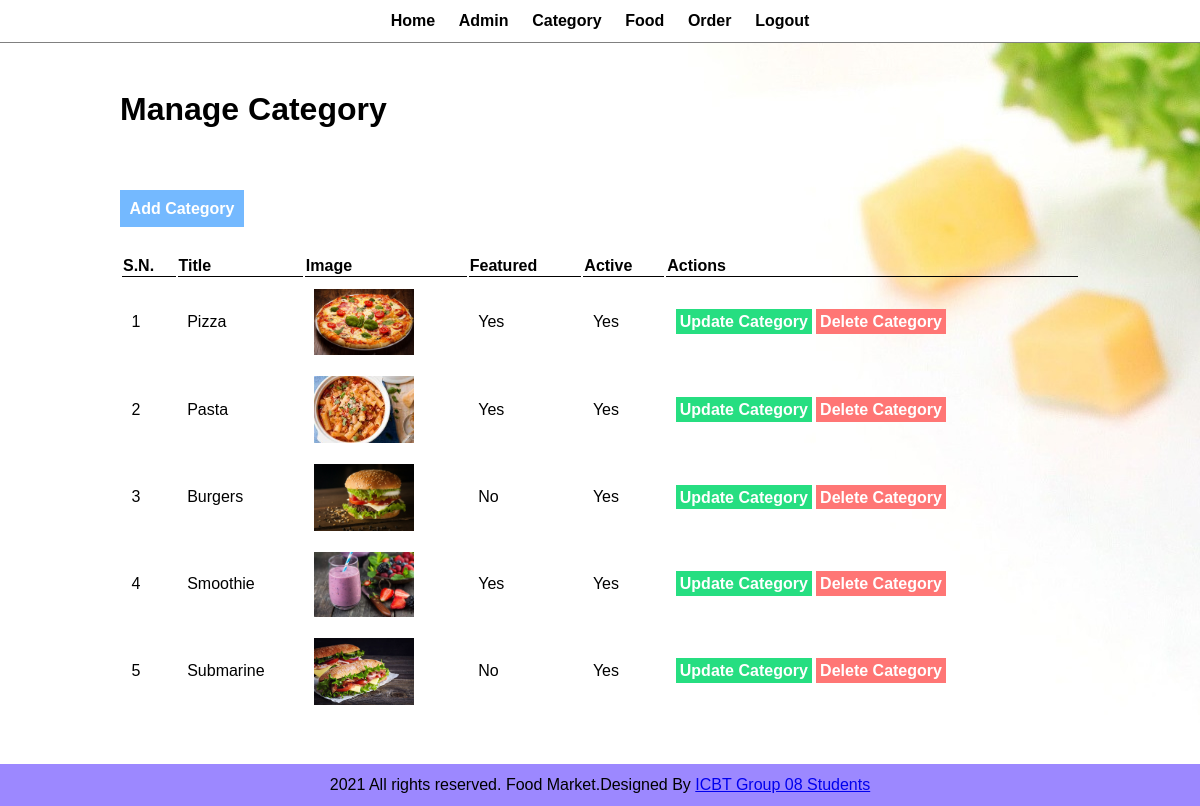
Page /foodmarket/admin/manage-category.php (signed in) on the committed database.
### tables this page shows
CREATE TABLE `category` (
  `id` int(10) UNSIGNED NOT NULL,
  `title` varchar(150) NOT NULL,
  `image_name` varchar(255) NOT NULL,
  `featured` varchar(10) NOT NULL,
  `active` varchar(10) NOT NULL
);

### foodmarket/admin/manage-category.php (the view, shortened to what this page needs)
<?php include('partials/menu.php');?>
<div class="main-content">
    <div class="wrapper">
    <h1>Manage Category</h1>
<a href="<?php echo HOMEURL; ?>admin/add-category.php" class="btn-primary">Add Category</a>
<table class ="tbl-full">
    <tr>
        <th>S.N.</th>
        <th>Title</th>
        <th>Image</th>
        <th>Featured</th>
        <th>Active</th>
        <th>Actions</th>
    </tr>
        <?php
        $sql="SELECT * FROM category";
        $res=mysqli_query($conn,$sql);
        $count=mysqli_num_rows($res);
        $sn=1;
        if($count>0)
        {
            while($row=mysqli_fetch_assoc($res))
            {
                $id=$row['id'];
                $title=$row['title'];
                $image_name=$row['image_name'];
                $featured=$row['featured'];
                $active=$row['active'];
                ?>
                  <tr>
                        <td><?php echo $sn++; ?></td>
                        <td><?php echo $title; ?></td>
                        <td>
                            <?php
                            if($image_name!="")
                            {
                                ?>
                                <img src="<?php echo HOMEURL;?>images/category/<?php echo $image_name; ?>" width="100px">
                                <?php
                            }
                            else
                            {
                                echo"<div class='error'>Image not added</div>";
                            }
                            ?>
                        </td>
                        <td><?php echo $featured; ?></td>
                        <td><?php echo $active; ?></td>
                        <td>
                        <a href="<?php echo HOMEURL;?>admin/update-category.php?id=<?php echo $id;?>" class="btn-secondary">Update Category</a>
                        <a href="<?php echo HOMEURL;?>admin/delete-category.php?id=<?php echo $id; ?>&image_name=<?php echo $image_name;?>" class="btn-tertiary">Delete Category</a>
                        </td>
                    </tr>
                <?php
            }
        }
        else
        {
            ?>
            <tr>
                <td colspan="6"><div class="error">No Category Added</div></td>
            </tr>
            <?php
        }
        ?>
</table>
    </div>
</div>
<?php include('partials/footer.php');?>

### foodmarket/admin/partials/menu.php (shortened to what this page needs)
<html>
    <head>
    <link rel="stylesheet" href ="../css/admin.css">
    </head>
    <body>
        <div class="menu">
            <div class="wrapper">
                <ul>
                    <li><a href="index.php">Home</a></li>
                    <li><a href="manage-admin.php">Admin</a></li>
                    <li><a href="manage-category.php">Category</a></li>
                    <li><a href="manage-food.php">Food</a></li>
                    <li><a href="manage-order.php">Order</a></li>
                    <li><a href="logout.php">Logout</a></li>
                </ul>
            </div>
        </div>

### foodmarket/admin/partials/footer.php
<div class="footer">
            <div class="wrapper">
            <p class="text-center">2021 All rights reserved. Food Market.Designed By <a href="#">ICBT Group 08 Students</p>
            </div>
        </div>
    </body>
</html>

### foodmarket/css/admin.css (style rules this page uses)
* { margin: 0; padding: 0; font-family: Arial, Helvetica, sans-serif; }
.wrapper { padding: 1%; width: 80%; margin: 0 auto; }
.text-center { text-align: center; }
.tbl-full { width: 100%; }
table tr th { border-bottom: 1px solid black; padding: 1px; text-align: left; }
table tr td { padding: 1%; }
.btn-primary { background-color: #74b9ff; padding: 1%; color: white; text-decoration: none; font-weight: bold; }
.btn-secondary { background-color: #26de81; padding: 1%; color: white; text-decoration: none; font-weight: bold; }
.btn-tertiary { background-color: #ff7675; padding: 1%; color: white; text-decoration: none; font-weight: bold; }
.menu { text-align: center; border-bottom: 1px solid grey; }
.menu ul { list-style-type: none; }
.menu ul li { display: inline; padding: 1%; }
.menu ul li a { text-decoration: none; font-weight: bold; color: black; }
.main-content { background-image: url('../images/background.jpg'); padding: 3% 0; }
.footer { background-color: #9c88ff; color: black; }

### rows in the picture
category: title "Pizza", image_name (picture), featured "Yes", active "Yes"
category: title "Pasta", image_name (picture), featured "Yes", active "Yes"
category: title "Burgers", image_name (picture), featured "No", active "Yes"
category: title "Smoothie", image_name (picture), featured "Yes", active "Yes"
category: title "Submarine", image_name (picture), featured "No", active "Yes"
